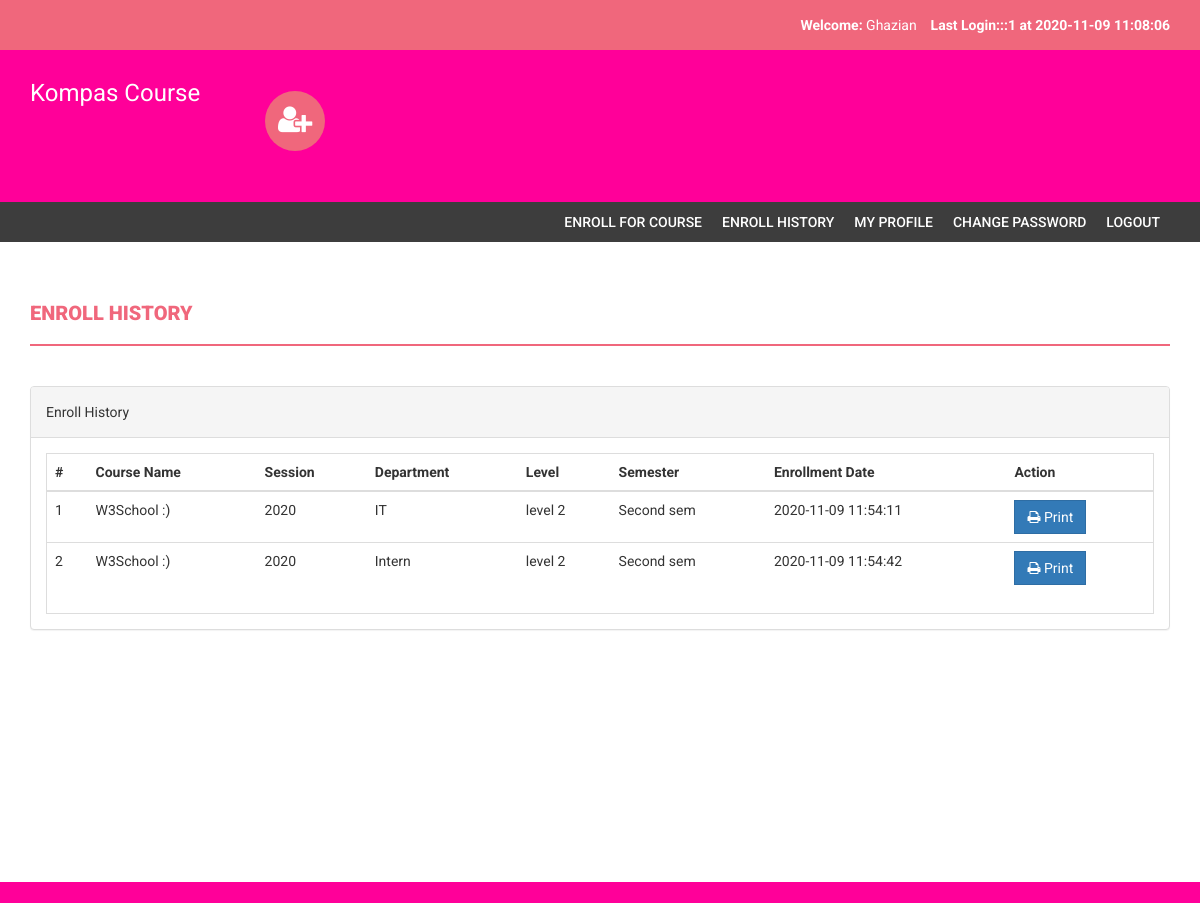
The app's page /enroll-history.php (signed in) with its own data.
### tables this page shows
CREATE TABLE `courseenrolls` (
  `id` int(11) NOT NULL,
  `studentRegno` varchar(255) DEFAULT NULL,
  `pincode` varchar(255) DEFAULT NULL,
  `session` int(11) DEFAULT NULL,
  `department` int(11) DEFAULT NULL,
  `level` int(11) DEFAULT NULL,
  `semester` int(11) DEFAULT NULL,
  `course` int(11) DEFAULT NULL,
  `enrollDate` timestamp NULL DEFAULT current_timestamp()
);

CREATE TABLE `course` (
  `id` int(11) NOT NULL,
  `courseCode` varchar(255) DEFAULT NULL,
  `courseName` varchar(255) DEFAULT NULL,
  `courseUnit` varchar(255) DEFAULT NULL,
  `noofSeats` int(11) DEFAULT NULL,
  `creationDate` timestamp NULL DEFAULT current_timestamp(),
  `updationDate` varchar(255) DEFAULT NULL
);

CREATE TABLE `session` (
  `id` int(11) NOT NULL,
  `session` varchar(255) DEFAULT NULL,
  `creationDate` timestamp NULL DEFAULT current_timestamp()
);

CREATE TABLE `department` (
  `id` int(11) NOT NULL,
  `department` varchar(255) DEFAULT NULL,
  `creationDate` timestamp NULL DEFAULT current_timestamp()
);

CREATE TABLE `level` (
  `id` int(11) NOT NULL,
  `level` varchar(255) DEFAULT NULL,
  `creationDate` timestamp NULL DEFAULT current_timestamp()
);

CREATE TABLE `semester` (
  `id` int(11) NOT NULL,
  `semester` varchar(255) DEFAULT NULL,
  `creationDate` timestamp NULL DEFAULT current_timestamp(),
  `updationDate` varchar(255) DEFAULT NULL
);

### enroll-history.php (the view, shortened to what this page needs)
<?php
include('includes/config.php');
if(strlen($_SESSION['login'])==0)
    {
header('location:index.php');
}
else{
?>
<!DOCTYPE html>
<html xmlns="http://www.w3.org/1999/xhtml">
<head>
    <link href="assets/css/bootstrap.css" rel="stylesheet" />
    <link href="assets/css/font-awesome.css" rel="stylesheet" />
    <link href="assets/css/style.css" rel="stylesheet" />
</head>
<body>
<?php include('includes/header.php');?>
<?php if($_SESSION['login']!="")
{
 include('includes/menubar.php');
}
 ?>
    <div class="content-wrapper">
        <div class="container">
              <div class="row">
                    <div class="col-md-12">
                        <h1 class="page-head-line">Enroll History  </h1>
                    </div>
                </div>
                <div class="row" >
                <div class="col-md-12">
                    <div class="panel panel-default">
                        <div class="panel-heading">
                           Enroll History
                        </div>
                        <div class="panel-body">
                            <div class="table-responsive table-bordered">
                                <table class="table">
                                    <thead>
                                        <tr>
                                            <th>#</th>
                                            <th>Course Name </th>
                                            <th>Session </th>
                                            <th> Department</th>
                                             <th>Level</th>
                                                <th>Semester</th>
                                             <th>Enrollment Date</th>
                                             <th>Action</th>
                                        </tr>
                                    </thead>
                                    <tbody>
<?php
$sql=mysqli_query($con,"select courseenrolls.course as cid, course.courseName as courname,session.session as session,department.department as dept,level.level as level,courseenrolls.enrollDate as edate ,semester.semester as sem from courseenrolls join course on course.id=courseenrolls.course join session on session.id=courseenrolls.session join department on department.id=courseenrolls.department join level on level.id=courseenrolls.level  join semester on semester.id=courseenrolls.semester  where courseenrolls.studentRegno='".$_SESSION['login']."'");
$cnt=1;
while($row=mysqli_fetch_array($sql))
{
?>
                                        <tr>
                                            <td><?php echo $cnt;?></td>
                                            <td><?php echo htmlentities($row['courname']);?></td>
                                            <td><?php echo htmlentities($row['session']);?></td>
                                            <td><?php echo htmlentities($row['dept']);?></td>
                                            <td><?php echo htmlentities($row['level']);?></td>
                                            <td><?php echo htmlentities($row['sem']);?></td>
                                             <td><?php echo htmlentities($row['edate']);?></td>
                                            <td>
                                            <a href="print.php?id=<?php echo $row['cid']?>" target="_blank">
<button class="btn btn-primary"><i class="fa fa-print "></i> Print</button> </a>
                                            </td>
                                        </tr>
<?php
$cnt++;
} ?>
                                    </tbody>
                                </table>
                            </div>
                        </div>
                    </div>
                </div>
            </div>
        </div>
    </div>
  <?php include('includes/footer.php');?>
</body>
</html>
<?php } ?>

### includes/header.php (shortened to what this page needs)
<?php
include("includes/config.php");
?>
<?php if($_SESSION['login']!="")
{?>
<header>
        <div class="container">
            <div class="row">
                <div class="col-md-12">
                    <strong>Welcome: </strong><?php echo htmlentities($_SESSION['sname']);?>
                    <strong>Last Login:<?php
        $ret=mysqli_query($con,"SELECT  * from userlog where studentRegno='".$_SESSION['login']."' order by id desc limit 1,1");
                    $row=mysqli_fetch_array($ret);
                    echo $row['userip']; ?> at <?php echo $row['loginTime'];?></strong>
                </div>
            </div>
        </div>
    </header>
    <?php } ?>
    <div class="navbar navbar-inverse set-radius-zero">
        <div class="container">
            <div class="navbar-header">
                <a class="navbar-brand" href="#" style="color:#fff; font-size:24px;4px; line-height:24px; ">
                   Kompas Course
                </a>
            </div>
            <div class="left-div">
                <i class="fa fa-user-plus login-icon" ></i>
        </div>
            </div>
        </div>

### includes/menubar.php
<section class="menu-section">
        <div class="container">
            <div class="row">
                <div class="col-md-12">
                    <div class="navbar-collapse collapse ">
                        <ul id="menu-top" class="nav navbar-nav navbar-right">
                             <li><a href="pincode-verification.php">Enroll for Course </a></li>
                             <li><a href="enroll-history.php">Enroll History  </a></li>
                              <li><a href="my-profile.php">My Profile</a></li>
                               <li><a href="change-password.php">Change Password</a></li>
                            <li><a href="logout.php">Logout</a></li>
                        </ul>
                    </div>
                </div>
            </div>
        </div>
    </section>

### includes/footer.php
<footer>
        <div class="container">
            <div class="row">
                <div class="col-md-12">
                </div>
            </div>
        </div>
    </footer>

### assets/css/style.css (style rules this page uses)
body { font-family: 'Roboto', sans-serif; line-height: 30px; }
.set-radius-zero { border-radius: 0px; -moz-border-radius: 0px; -webkit-border-radius: 0px; }
.content-wrapper { margin-top: 40px; min-height: 600px; padding-bottom: 60px; }
.page-head-line { font-weight: 900; padding-bottom: 20px; border-bottom: 2px solid #F0677C; text-transform: uppercase; color: #F0677C; font-size: 20px; margin-bottom: 40px; }
.btn { border-radius: 0px; -webkit-border-radius: 0px; -moz-border-radius: 0px; }
.login-icon { height: 60px; width: 60px; padding: 13px; border-radius: 50%; font-size: 30px; margin-bottom: 20px; color: #fff; text-align: center; cursor:pointer; background-color:#F0677C; -webkit-border-radius:50%; -moz-border-radius:50%; }
header { background-color: #F0677C; color: #fff; padding: 10px; text-align: right; }
.left-div { padding-left: 30px; margin-top: 40px; margin-bottom: 30px; }
.navbar-brand { width: 250px; padding-top: 30px; }
.menu-section { background-color: #3D3D3D; }
#menu-top a { color: #FFF; text-decoration: none; font-weight: 500; padding: 10px 10px 10px 10px; text-transform: uppercase; }
.navbar-inverse { background-color: #FF0099; border-color: transparent; }
.navbar { margin-bottom: 0px; }
footer { padding: 10px; color: #fff; font-size: 12px; background-color: #FF0099; }

### records on screen
courseenrolls: course.courseName "W3School :)", session.session "2020", department.department "IT", level.level "level 2", semester.semester "Second sem", enrollDate "2020-11-09 11:54:11"
courseenrolls: course.courseName "W3School :)", session.session "2020", department.department "Intern", level.level "level 2", semester.semester "Second sem", enrollDate "2020-11-09 11:54:42"

### other values on screen
$_SESSION['sname'] "Ghazian"
$row['userip'] "::1"
$row['loginTime'] "2020-11-09 11:08:06"
